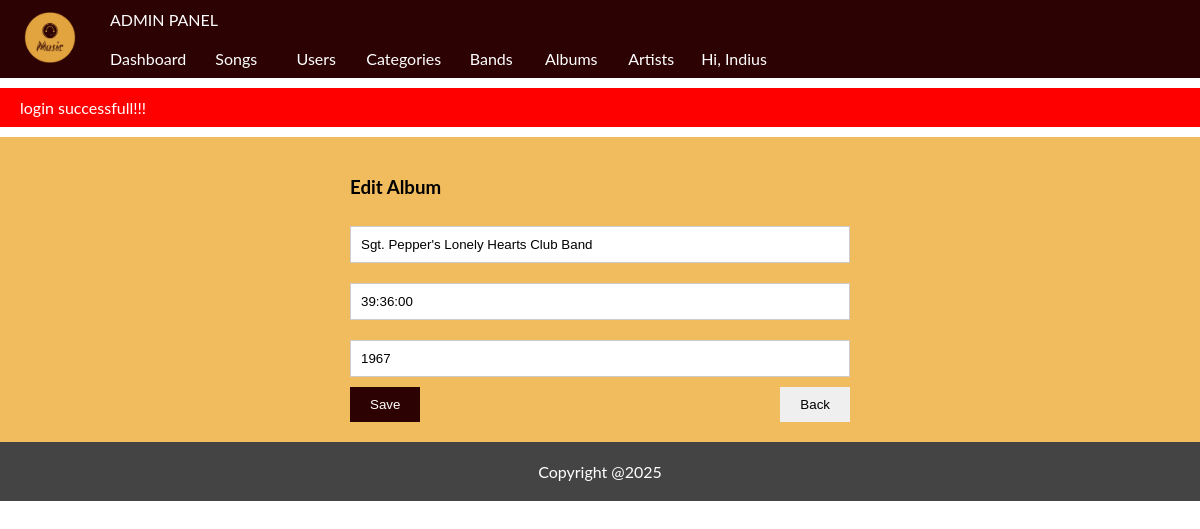
The page /Proiect/public/admin/albums/edit/39 (signed in) on the database its author committed.
### tables this page shows
CREATE TABLE IF NOT EXISTS `albums` (
  `id` int NOT NULL AUTO_INCREMENT,
  `titlu` varchar(200) NOT NULL,
  `an_aparitie` year NOT NULL,
  `id_band` int NOT NULL,
  `durata` time NOT NULL,
  PRIMARY KEY (`id`),
  KEY `fk_album_band` (`id_band`)
);

### Proiect/app/core/functions.php (called while the page is built, shortened)
<?php
function db_connect()
{
	$string = DBDRIVER.":hostname=".DBHOST.";dbname=".DBNAME;
	$con = new PDO($string, DBUSER, DBPASS);
	return $con;
}
function db_query_one($query , $data = array()){
	$con = db_connect();
	$stm = $con ->prepare($query);
	if($stm){
		$check = $stm -> execute($data);
		if($check){
			$result = $stm ->fetchAll(PDO::FETCH_ASSOC);
			if(is_array($result)&& count($result)>0){
				return $result[0];
			}
		}
	}
	return false;
}
function set_value($key, $default = '')
{
	if(!empty($_POST[$key]))
	{
		return $_POST[$key];
	}else{
		return $default;
	}
	return '';
}

### Proiect/app/pages/admin/albums.php (the view, shortened to what this page needs)
<?php
if($action == 'add'){
	if($_SERVER['REQUEST_METHOD'] == "POST")
	{
		$errors = [];
		if(empty($_POST['titlu']))
		{
			$errors['titlu'] = "a name is required";
		}else
		if(!preg_match("/^[a-zA-Z \&\-]+$/", $_POST['titlu']))
		{
			$errors['titlu'] = "a name can only have letters & spaces";
		}
		if(empty($errors))
		{
			$values = [];
			$values['titlu'] = trim($_POST['titlu']);
			$values['durata'] = trim($_POST['durata']);
			$values['an_aparitie'] = trim($_POST['an_aparitie']);
			$values['id_band'] = trim($_POST['id_band']);
			$query = "insert into albums (titlu,durata,an_aparitie,id_band) values (:titlu,:durata,:an_aparitie,:id_band)";
			db_query($query, $values);
			message("Album created successfully!!!");
			redirect('admin/albums');
		}
	}
}else
if($action == 'edit'){
	$query = "select * from albums where id = :id limit 1";
  		$row = db_query_one($query,['id'=>$id]);
}
?>
	<section class = "admin-content" style = "min-height: 200px;">
  <?php if($action == 'add'):?>
  	<div style ="max-width: 500px;margin: auto;">
  		<form method="post">
  			<h3>Add New Album</h3>
  			<input class="form-control my-1"  value="<?=set_value('titlu')?>" type="text" name="titlu" placeholder="Title">
  			<?php if(!empty($errors['titlu'])):?>
  			<small class="error"><?=$errors['titlu']?></small>
  		<?php endif;?>
  			<input class="form-control my-1"  value="<?=set_value('an_aparitie')?>" type="text" name="an_aparitie" placeholder="Release Year">
  			<?php if(!empty($errors['an_aparitie'])):?>
  			<small class="error"><?=$errors['an_aparitie']?></small>
  		<?php endif;?>
  			<input class="form-control my-1"  value="<?=set_value('durata')?>" type="text" name="durata" placeholder="Duration">
  			<?php if(!empty($errors['durata'])):?>
  			<small class="error"><?=$errors['durata']?></small>
  		<?php endif;?>
  		<?php
  			$query = "select * from bands";
  			$banduri = db_query($query);
  		?>
  			<select name="id_band" class = "form-control my-1">
  				<option value="">--Band--</option>
  				<?php if(!empty($banduri)):?>
  					<?php foreach($banduri as $bnd):?>
  				<option <?=set_select('id_band', $bnd['id'] )?> value="<?=$bnd['id']?>"><?=$bnd['nume']?></option>
  				  			<?php endforeach;?>
  			<?php endif;?>
  			</select>
  			<?php if(!empty($errors['id_categorie'])):?>
  			<small class="error"><?=$errors['id_categorie']?></small>
  		<?php endif;?>
  			<button class ="btn bg-purple">Save</button>
  			<a href="<?ROOT?>/admin/albums">
  			<button type="button" class="float-end btn">Back</button>
  		</a>
  		</form>
  	</div>
  <?php elseif($action == 'edit'):?>
  		<div style ="max-width: 500px;margin: auto;">
  		<form method="post">
  			<h3>Edit Album</h3>
  			<?php if(!empty($row)):?>
  			<input class="form-control my-1"  value="<?=set_value('titlu', $row['titlu'])?>" type="text" name="titlu" placeholder=" Title">
  			<?php if(!empty($row)):?>
  			<input class="form-control my-1"  value="<?=set_value('durata', $row['durata'])?>" type="text" name="durata" placeholder="Duration">
  			<?php if(!empty($row)):?>
  			<input class="form-control my-1"  value="<?=set_value('an_aparitie', $row['an_aparitie'])?>" type="text" name="an_aparitie" placeholder=" Release year">
  		<?php endif;?>
  			<?php endif;?>
  			<button class ="btn bg-purple">Save</button>
  			<a href="<?=ROOT?>/admin/albums">
  			<button type="button" class="float-end btn">Back</button>
  		</a>
  		<?php endif;?>
  		</form>
  	</div>
  <?php endif;?>
	</section>

### Proiect/public/assets/css/style.css (style rules this page uses)
* { box-sizing: border-box; }
body { min-width: 350px; font-family: lato, sans-serif, tahoma; margin: 0px; padding: 0px; }
body a { text-decoration: none; }
.float-end { float:right; }
.form-control { width: 100%; padding: 10px; border:solid thin #ccc; }
.btn { border: none; padding: 10px 20px; cursor: pointer; }
.bg-purple { background-color: #2C0203; color:white; }
.my-1 { margin-top: 10px; margin-bottom: 10px; }
.admin-content { padding: 20px; background-color: #f0bc5e; }

### rows shown on the page
albums: titlu "Sgt. Pepper's Lonely Hearts Club Band", durata "39:36:00", an_aparitie "1967"

### other values the page prints
user('username') "Indius"
message('', true) "login successfull!!!"
